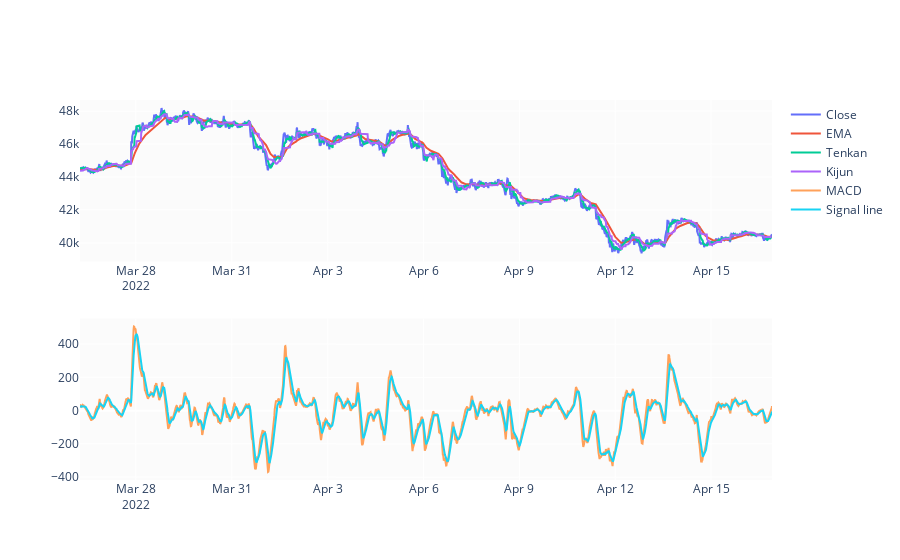

Notebook cell for this chart:
### Code cell
fig = make_subplots(rows=2, cols=1)
fig.add_trace(go.Scatter(x=btc_df.time, y=btc_df.close, name='Close'), row=1, col=1)
fig.add_trace(go.Scatter(x=btc_df.time, y=btc_df.EMA, name='EMA'), row=1, col=1)
fig.add_trace(go.Scatter(x=btc_df.time, y=btc_df.Tenkan, name='Tenkan'), row=1, col=1)
fig.add_trace(go.Scatter(x=btc_df.time, y=btc_df.Kijun, name='Kijun'), row=1, col=1)
fig.add_trace(go.Scatter(x=btc_df.time, y=btc_df['MACD'], name='MACD'), row=2, col=1)
fig.add_trace(go.Scatter(x=btc_df.time, y=btc_df['Signal'], name='Signal line'), row=2, col=1)
fig.show()
fig.write_image('images/MACD.png')

### Figure 1 — Plotly figure (JSON) as saved in the notebook; plotly's stock layout.template omitted (floating-point values rounded to 4 significant figures; data arrays with more than 128 entries replaced by an {"elided": "..."} marker saying what was removed)
{"data": [{"name": "Close", "type": "scatter", "x": {"elided": "2080 str values"}, "xaxis": "x", "y": {"elided": "2080 float values"}, "yaxis": "y"}, {"name": "EMA", "type": "scatter", "x": {"elided": "2080 str values"}, "xaxis": "x", "y": {"elided": "2080 float values"}, "yaxis": "y"}, {"name": "Tenkan", "type": "scatter", "x": {"elided": "2080 str values"}, "xaxis": "x", "y": {"elided": "2080 float values"}, "yaxis": "y"}, {"name": "Kijun", "type": "scatter", "x": {"elided": "2080 str values"}, "xaxis": "x", "y": {"elided": "2080 float values"}, "yaxis": "y"}, {"name": "MACD", "type": "scatter", "x": {"elided": "2080 str values"}, "xaxis": "x2", "y": {"elided": "2080 float values"}, "yaxis": "y2"}, {"name": "Signal line", "type": "scatter", "x": {"elided": "2080 str values"}, "xaxis": "x2", "y": {"elided": "2080 float values"}, "yaxis": "y2"}], "layout": {"autosize": true, "xaxis": {"anchor": "y", "autorange": true, "domain": [0, 1], "range": ["2022-03-26 06:00", "2022-04-16 21:45"], "type": "date"}, "xaxis2": {"anchor": "y2", "autorange": true, "domain": [0, 1], "range": ["2022-03-26 06:00", "2022-04-16 21:45"], "type": "date"}, "yaxis": {"anchor": "x", "autorange": true, "domain": [0.575, 1], "range": [38860.0, 48670.0], "type": "linear"}, "yaxis2": {"anchor": "x2", "autorange": true, "domain": [0, 0.425], "range": [-417.0, 554.5], "type": "linear"}}}
